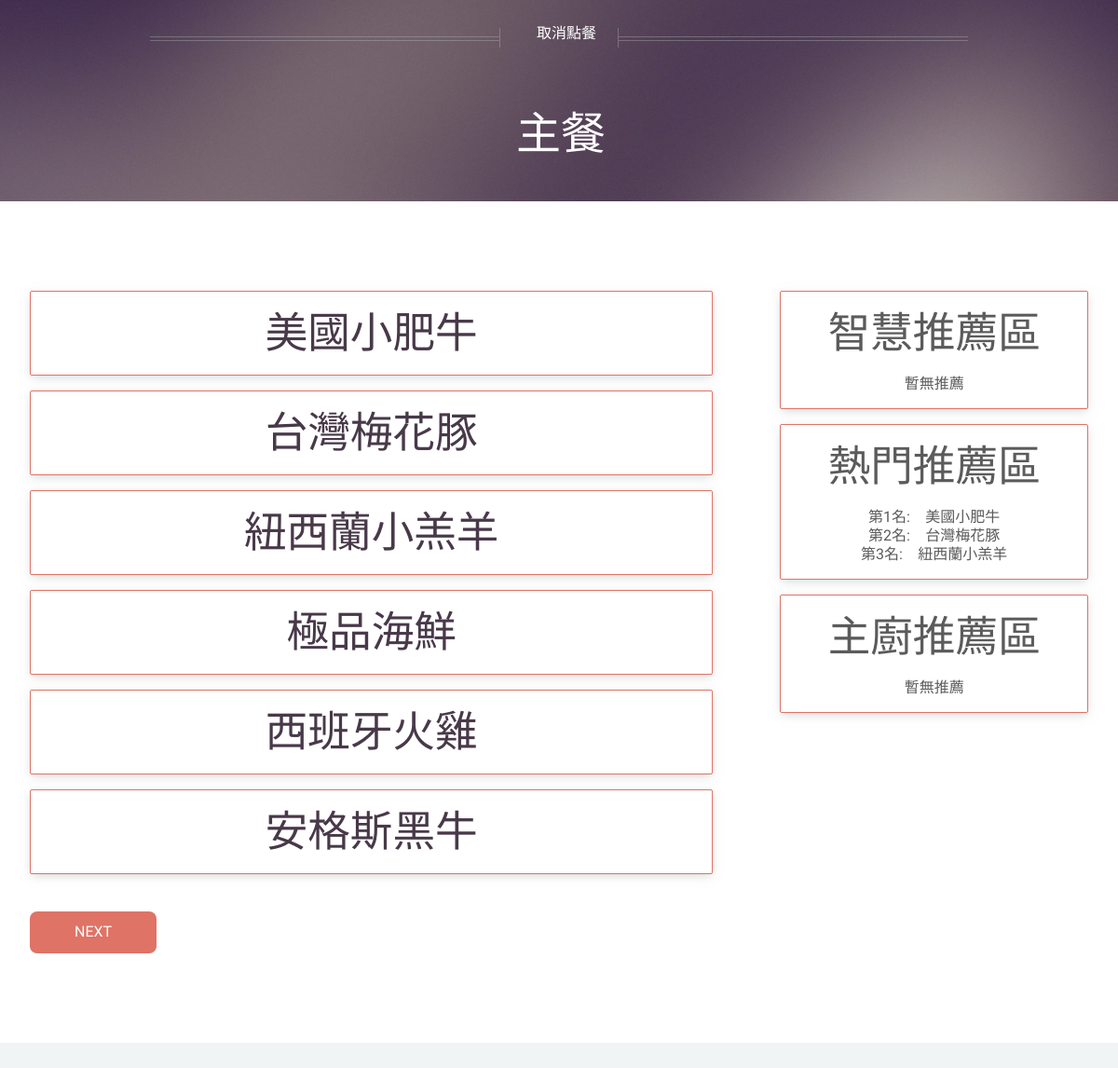
Page /order-main.php on the committed database.
### tables this page shows
CREATE TABLE `menu` (
  `menu_id` varchar(50) NOT NULL,
  `menu_type` varchar(50) NOT NULL,
  `menu_name` varchar(50) NOT NULL,
  `menu_price` varchar(50) NOT NULL
);

### htdocs/popular.php (the view)
<?php
$sql = "SELECT COUNT(*) AS cc, $thispage FROM home1 GROUP BY $thispage ORDER BY cc DESC LIMIT 3";
$result = $conn->query($sql);
$i = 0;
while ($row = $result->fetch_assoc()) {
    $good[$i] = $row[$thispage];
    $result2 = mysqli_query($conn, "SELECT menu_name AS $thispage FROM menu Where menu_id='$good[$i]'");
    $name = mysqli_fetch_row($result2);
    echo '第' . ++$i . '名:' . '&emsp;' . $name[0] . '<br>';
}

### htdocs/assets/css/main.css (style rules this page uses)
html, body, div, span, applet, object, iframe, h1, h2, h3, h4, h5, h6, p, blockquote, pre, a, abbr, acronym, address, big, cite, code, del, dfn, em, img, ins, kbd, q, s, samp, small, strike, strong, sub, sup, tt, var, b, u, i, center, dl, dt, dd, ol, ul, li, fieldset, form, label, legend, table, caption, tbody, tfoot, thead, tr, th, td, article, aside, canvas, details, embed, figure, figcaption, footer, header, hgroup, menu, nav, output, ruby, section, summary, time, mark, audio, video { margin: 0; padding: 0; border: 0; font-size: 100%; font: inherit; vertical-align: baseline; }
body { line-height: 1; }
body { -webkit-text-size-adjust: none; }
html { box-sizing: border-box; }
*, *:before, *:after { box-sizing: inherit; }
body { background: #f0f4f4; color: #5b5b5b; font-size: 15pt; line-height: 1.85em; font-family: 'Source Sans Pro', sans-serif; font-weight: 300; }
@media screen and (max-width: 1680px) { body, input, textarea, select { font-size: 14pt; line-height: 1.75em; } }
@media screen and (max-width: 1280px) { body, input, textarea, select { font-size: 12pt; line-height: 1.5em; } }

### rows in the picture
menu: menu_name "美國小肥牛"
menu: menu_name "台灣梅花豚"
menu: menu_name "紐西蘭小羔羊"

### other values in the picture
$main[$counter] "美國小肥牛"
$main[$counter] "台灣梅花豚"
$main[$counter] "紐西蘭小羔羊"
$main[$counter] "極品海鮮"
$main[$counter] "西班牙火雞"
$main[$counter] "安格斯黑牛"
